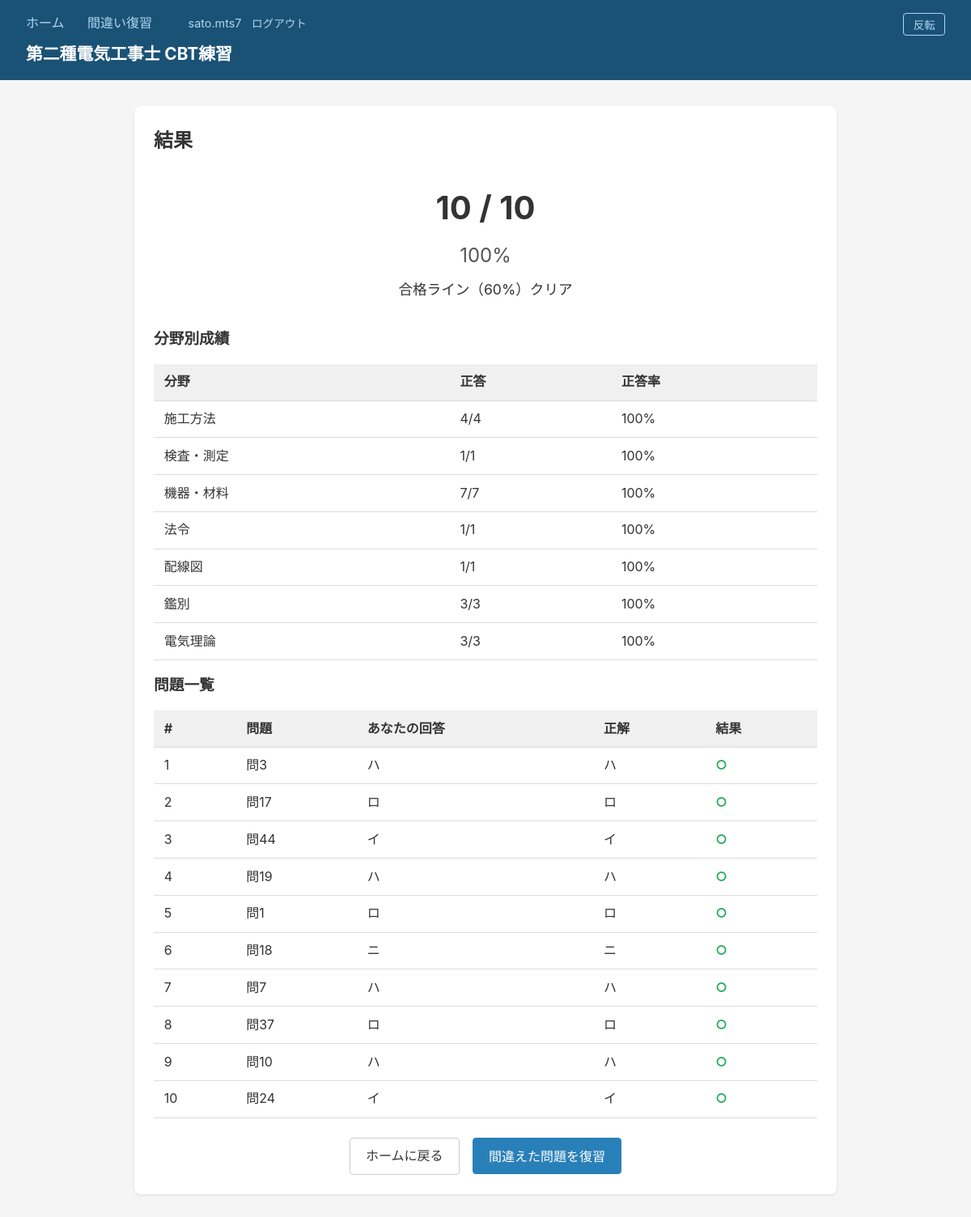
/result/11 (signed in), run on the app's committed database.
### models.py (models this page shows, shortened)
class QuizSession(db.Model):
    __tablename__ = "quiz_sessions"
    id = db.Column(db.Integer, primary_key=True)
    user_id = db.Column(db.Integer, db.ForeignKey("users.id"), nullable=True)
    category = db.Column(db.String(100), default="")
    total_count = db.Column(db.Integer, default=0)
    correct_count = db.Column(db.Integer, default=0)
    started_at = db.Column(db.DateTime, default=lambda: datetime.now(timezone.utc))
    finished_at = db.Column(db.DateTime, nullable=True)
    attempts = db.relationship("Attempt", backref="session", lazy=True)
    question_ids_json = db.Column(db.Text, default="[]")

class Attempt(db.Model):
    __tablename__ = "attempts"
    id = db.Column(db.Integer, primary_key=True)
    session_id = db.Column(db.Integer, db.ForeignKey("quiz_sessions.id"), nullable=False)
    question_id = db.Column(db.Integer, db.ForeignKey("questions.id"), nullable=False)
    selected = db.Column(db.Integer, nullable=True)  # ユーザーの選択 (0-3), null=未回答
    is_correct = db.Column(db.Boolean, nullable=True)
    created_at = db.Column(db.DateTime, default=lambda: datetime.now(timezone.utc))
    question = db.relationship("Question", lazy=True)

class Question(db.Model):
    __tablename__ = "questions"
    id = db.Column(db.Integer, primary_key=True)
    year = db.Column(db.String(4), nullable=False)
    half = db.Column(db.String(10), nullable=False)  # "upper" or "lower"
    number = db.Column(db.Integer, nullable=False)
    page = db.Column(db.Integer, nullable=False)
    question = db.Column(db.Text, nullable=False)
    choices_json = db.Column(db.Text, nullable=False)  # JSON array
    answer = db.Column(db.Integer, nullable=True)  # 0=イ, 1=ロ, 2=ハ, 3=ニ
    tags_json = db.Column(db.Text, default="[]")  # JSON array
    explanation = db.Column(db.Text, default="")
    section = db.Column(db.String(20), default="一般問題")  # 一般問題 or 配線図
    image = db.Column(db.String(200), default="")  # クロップ画像ファイル名
    __table_args__ = (
        db.UniqueConstraint("year", "half", "number", name="uq_question"),
    )
    @property
    def tags(self) -> list[str]:
        return json.loads(self.tags_json)

### app.py (the view, shortened to what this page needs)
    @app.route("/result/<int:session_id>")
    @login_required
    def result(session_id: int):
        quiz_session = QuizSession.query.get_or_404(session_id)
        if quiz_session.user_id and quiz_session.user_id != session["user_id"]:
            return redirect(url_for("index"))
        attempts = Attempt.query.filter_by(session_id=session_id).all()
        tag_stats: dict[str, dict] = {}
        for a in attempts:
            q = a.question
            for tag in q.tags:
                if tag not in tag_stats:
                    tag_stats[tag] = {"total": 0, "correct": 0}
                tag_stats[tag]["total"] += 1
                if a.is_correct:
                    tag_stats[tag]["correct"] += 1
        return render_template(
            "result.html",
            quiz_session=quiz_session,
            attempts=attempts,
            tag_stats=tag_stats,
        )

### app.py (called while the page is built)
def login_required(f):
    @functools.wraps(f)
    def decorated(*args, **kwargs):
        if "user_id" not in session:
            return redirect(url_for("login"))
        return f(*args, **kwargs)
    return decorated

### templates/result.html (shortened to what this page needs)
{% extends "base.html" %}
{% block content %}
<div class="result-container">
    <h2>結果</h2>
    <div class="result-summary">
        <div class="score">
            <span class="score-num">{{ quiz_session.correct_count }}</span>
            <span class="score-sep">/</span>
            <span class="score-den">{{ quiz_session.total_count }}</span>
        </div>
        <div class="score-percent">
            {{ (quiz_session.correct_count / quiz_session.total_count * 100)|round|int if quiz_session.total_count else 0 }}%
        </div>
        <p class="pass-line">
            {% if quiz_session.total_count and (quiz_session.correct_count / quiz_session.total_count) >= 0.6 %}
                合格ライン（60%）クリア
            {% else %}
                合格ライン（60%）未達
            {% endif %}
        </p>
    </div>
    {% if tag_stats %}
    <h3>分野別成績</h3>
    <table>
        <thead>
            <tr><th>分野</th><th>正答</th><th>正答率</th></tr>
        </thead>
        <tbody>
            {% for tag, stats in tag_stats.items()|sort %}
            <tr>
                <td>{{ tag }}</td>
                <td>{{ stats.correct }}/{{ stats.total }}</td>
                <td>{{ (stats.correct / stats.total * 100)|round|int if stats.total else 0 }}%</td>
            </tr>
            {% endfor %}
        </tbody>
    </table>
    {% endif %}
    <h3>問題一覧</h3>
    <table>
        <thead>
            <tr><th>#</th><th>問題</th><th>あなたの回答</th><th>正解</th><th>結果</th></tr>
        </thead>
        <tbody>
            {% set labels = ["イ", "ロ", "ハ", "ニ"] %}
            {% for a in attempts %}
            <tr class="{{ 'correct' if a.is_correct else 'wrong' }}">
                <td>{{ loop.index }}</td>
                <td>問{{ a.question.number }}</td>
                <td>{{ labels[a.selected] if a.selected is not none else "未回答" }}</td>
                <td>{{ labels[a.question.answer] if a.question.answer is not none else "?" }}</td>
                <td>{{ "○" if a.is_correct else "✕" }}</td>
            </tr>
            {% endfor %}
        </tbody>
    </table>
    <div class="result-actions">
        <a href="{{ url_for('index') }}" class="btn">ホームに戻る</a>
        <form action="{{ url_for('quiz_start') }}" method="post" style="display:inline">
            <button type="submit" class="btn btn-primary">間違えた問題を復習</button>
        </form>
    </div>
</div>
{% endblock %}

### templates/base.html (shortened to what this page needs)
<!DOCTYPE html>
<html lang="ja">
<head>
    <link rel="stylesheet" href="{{ url_for('static', filename='style.css') }}">
</head>
<body>
    <header>
        <nav>
            <a href="{{ url_for('index') }}">ホーム</a>
            <a href="{{ url_for('review') }}">間違い復習</a>
            <button id="invert-toggle" class="btn-invert" onclick="toggleInvert()">反転</button>
            {% if session.get('username') %}
            <span class="nav-user">{{ session['username'] }}</span>
            <a href="{{ url_for('logout') }}" class="nav-logout">ログアウト</a>
            {% endif %}
        </nav>
        <h1>第二種電気工事士 CBT練習</h1>
    </header>
    <main>
        {% block content %}{% endblock %}
    </main>
</body>
</html>

### static/style.css (style rules this page uses)
* { box-sizing: border-box; margin: 0; padding: 0; }
body { font-family: -apple-system, BlinkMacSystemFont, "Hiragino Kaku Gothic ProN", "Segoe UI", sans-serif; background: #f5f5f5; color: #333; line-height: 1.6; }
header { background: #1a5276; color: white; padding: 1rem 2rem; }
header nav { margin-bottom: 0.5rem; }
header nav a { color: #aed6f1; text-decoration: none; margin-right: 1.5rem; }
.btn-invert { float: right; background: none; border: 1px solid #aed6f1; color: #aed6f1; padding: 0.2rem 0.7rem; border-radius: 4px; cursor: pointer; font-size: 0.85rem; }
header h1 { font-size: 1.3rem; }
main { max-width: 900px; margin: 2rem auto; padding: 0 1rem; }
.btn { display: inline-block; padding: 0.6rem 1.2rem; border: 1px solid #ccc; border-radius: 4px; background: white; color: #333; text-decoration: none; cursor: pointer; font-size: 1rem; }
.btn-primary { background: #2980b9; color: white; border-color: #2980b9; }
table { width: 100%; border-collapse: collapse; margin: 1rem 0; }
th, td { padding: 0.6rem 0.8rem; border-bottom: 1px solid #ddd; text-align: left; }
th { background: #f0f0f0; font-weight: bold; }
tr.correct td:last-child { color: #27ae60; font-weight: bold; }
.start-form, .history, .review-container, .result-container { background: white; border-radius: 8px; padding: 1.5rem; margin-bottom: 1.5rem; box-shadow: 0 1px 3px rgba(0,0,0,0.1); }
.nav-user { color: #aed6f1; margin-left: 1rem; font-size: 0.9rem; }
.nav-logout { color: #aed6f1; text-decoration: none; margin-left: 0.5rem; font-size: 0.85rem; }
.result-summary { text-align: center; margin: 2rem 0; }
.score { font-size: 2.5rem; font-weight: bold; }
.score-percent { font-size: 1.5rem; color: #555; margin: 0.5rem 0; }
.pass-line { font-size: 1.1rem; margin-top: 0.5rem; }
.result-actions { margin-top: 1.5rem; display: flex; gap: 1rem; justify-content: center; }

### data on the page
QuizSession: correct_count "10", total_count "10", total_count+correct_count "100"
Attempt: question.number "3", selected "ハ", is_correct "○"
Question: answer "ハ"
Attempt: question.number "17", selected "ロ", is_correct "○"
Question: answer "ロ"
Attempt: question.number "44", selected "イ", is_correct "○"
Question: answer "イ"
Attempt: question.number "19", selected "ハ", is_correct "○"
Question: answer "ハ"
Attempt: question.number "1", selected "ロ", is_correct "○"
Question: answer "ロ"
Attempt: question.number "18", selected "ニ", is_correct "○"
Question: answer "ニ"
Attempt: question.number "7", selected "ハ", is_correct "○"
Question: answer "ハ"
Attempt: question.number "37", selected "ロ", is_correct "○"
Question: answer "ロ"
Attempt: question.number "10", selected "ハ", is_correct "○"
Question: answer "ハ"
Attempt: question.number "24", selected "イ", is_correct "○"
Question: answer "イ"

### other printed values
{{ session['username'] }} "sato.mts7"
{{ tag }} "施工方法" "検査・測定" "機器・材料" "法令" "配線図" "鑑別" "電気理論"
{{ stats.correct }} "4" "1" "7" "1" "1" "3" "3"
{{ stats.total }} "4" "1" "7" "1" "1" "3" "3"
{{ (stats.correct / stats.total * 100)|round|int if stats.total else 0 }} "100" "100" "100" "100" "100" "100" "100"
